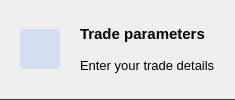
                                  <widget class="QFrame" name="frame_10">
                                   <property name="styleSheet">
                                    <string notr="true">border:0px;
border-bottom:1px solid #2f3033;
border-radius:0px;</string>
                                   </property>
                                   <property name="frameShape">
                                    <enum>QFrame::Shape::StyledPanel</enum>
                                   </property>
                                   <property name="frameShadow">
                                    <enum>QFrame::Shadow::Raised</enum>
                                   </property>
                                   <layout class="QHBoxLayout" name="horizontalLayout_15" stretch="0,1">
                                    <property name="spacing">
                                     <number>20</number>
                                    </property>
                                    <property name="leftMargin">
                                     <number>20</number>
                                    </property>
                                    <property name="topMargin">
                                     <number>20</number>
                                    </property>
                                    <property name="rightMargin">
                                     <number>20</number>
                                    </property>
                                    <property name="bottomMargin">
                                     <number>20</number>
                                    </property>
                                    <item>
                                     <widget class="QLabel" name="label_24">
                                      <property name="sizePolicy">
                                       <sizepolicy hsizetype="Minimum" vsizetype="Minimum">
                                        <horstretch>0</horstretch>
                                        <verstretch>0</verstretch>
                                       </sizepolicy>
                                      </property>
                                      <property name="minimumSize">
                                       <size>
                                        <width>40</width>
                                        <height>40</height>
                                       </size>
                                      </property>
                                      <property name="maximumSize">
                                       <size>
                                        <width>40</width>
                                        <height>40</height>
                                       </size>
                                      </property>
                                      <property name="styleSheet">
                                       <string notr="true">background: rgba(59, 130, 246, 0.15);
border:0px;
border-radius:4px;</string>
                                      </property>
                                      <property name="pixmap">
                                       <pixmap resource="resources.qrc">:/icons/icons/trending-up.svg</pixmap>
                                      </property>
                                      <property name="alignment">
                                       <set>Qt::AlignmentFlag::AlignCenter</set>
                                      </property>
                                     </widget>
                                    </item>
                                    <item>
                                     <layout class="QVBoxLayout" name="verticalLayout_11">
                                      <property name="spacing">
                                       <number>5</number>
                                      </property>
                                      <item>
                                       <widget class="QLabel" name="label_25">
                                        <property name="font">
                                         <font>
                                          <family>Microsoft Sans Serif</family>
                                          <pointsize>11</pointsize>
                                          <bold>true</bold>
                                         </font>
                                        </property>
                                        <property name="styleSheet">
                                         <string notr="true">border:0px;</string>
                                        </property>
                                        <property name="text">
                                         <string>Trade parameters</string>
                                        </property>
                                       </widget>
                                      </item>
                                      <item>
                                       <widget class="QLabel" name="label_26">
                                        <property name="font">
                                         <font>
                                          <pointsize>10</pointsize>
                                         </font>
                                        </property>
                                        <property name="styleSheet">
                                         <string notr="true">border:0px;</string>
                                        </property>
                                        <property name="text">
                                         <string>Enter your trade details</string>
                                        </property>
                                       </widget>
                                      </item>
                                     </layout>
                                    </item>
                                   </layout>
                                  </widget>
